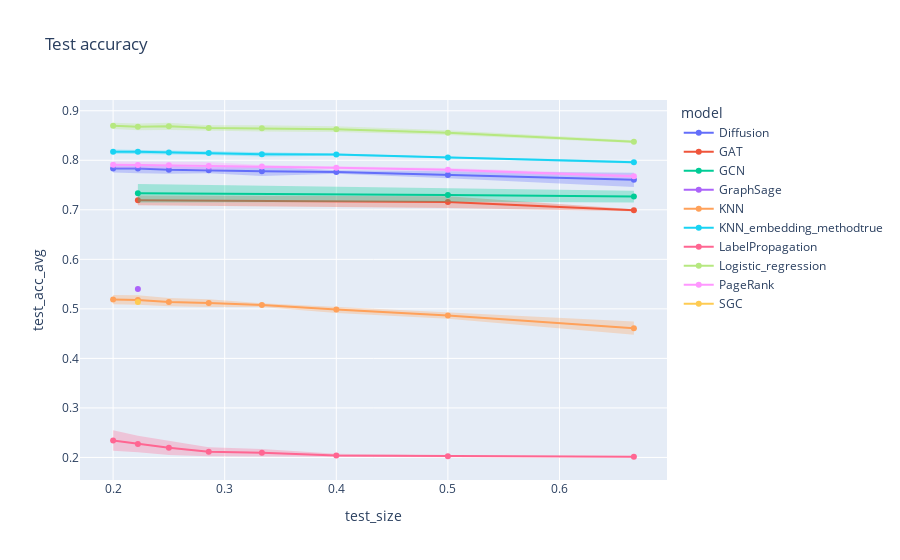

Source (notebook cell):
### Markdown cell above
`Wikivitals-fr`

### Code cell
# Compute average and standard deviation according to values of k
grouped = df_tot.groupby(['dataset', 'model', 'k', 'train_size', 'test_size'])[['train_acc', 'test_acc']].agg({'train_acc': ['mean', 'std'], 'test_acc': ['mean', 'std']}).reset_index()
grouped.columns = ['dataset', 'model', 'k', 'train_size', 'test_size', 'train_acc_avg', 'train_acc_std', 'test_acc_avg', 'test_acc_std', ]
grouped

# Test split
for error_y_mode in {'band'}:
    fig = line(
        data_frame = grouped[grouped['dataset']=='wikivitals-fr'],
        x = 'test_size',
        y = 'test_acc_avg',
        error_y = 'test_acc_std',
        error_y_mode = error_y_mode,
        color = 'model',
        title = f'Test accuracy',
        markers = '.',
    )
    fig.show()

### Figure 1 — Plotly figure (JSON) as saved in the notebook; plotly's stock layout.template omitted (floating-point values rounded to 4 significant figures)
{"data": [{"fill": "toself", "fillcolor": "rgba(99,110,250,.3)", "hoverinfo": "skip", "legendgroup": "Diffusion", "line": {"color": "rgba(255,255,255,0)"}, "showlegend": false, "type": "scatter", "x": [0.6667, 0.5, 0.4, 0.3333, 0.2857, 0.25, 0.2222, 0.2, 0.2, 0.2222, 0.25, 0.2857, 0.3333, 0.4, 0.5, 0.6667], "xaxis": "x", "y": [0.7749, 0.7769, 0.7796, 0.7877, 0.7859, 0.7889, 0.7926, 0.7918, 0.7751, 0.774, 0.7727, 0.7736, 0.7685, 0.7726, 0.7635, 0.7463], "yaxis": "y"}, {"hovertemplate": "model=Diffusion<br>test_size=%{x}<br>test_acc_avg=%{y}<extra></extra>", "legendgroup": "Diffusion", "line": {"color": "#636efa", "dash": "solid"}, "marker": {"symbol": "circle"}, "mode": "markers+lines", "name": "Diffusion", "orientation": "v", "showlegend": true, "type": "scatter", "x": [0.6667, 0.5, 0.4, 0.3333, 0.2857, 0.25, 0.2222, 0.2], "xaxis": "x", "y": [0.7606, 0.7702, 0.7761, 0.7781, 0.7798, 0.7808, 0.7833, 0.7835], "yaxis": "y"}, {"fill": "toself", "fillcolor": "rgba(239,85,59,.3)", "hoverinfo": "skip", "legendgroup": "GAT", "line": {"color": "rgba(255,255,255,0)"}, "showlegend": false, "type": "scatter", "x": [0.6667, 0.5, 0.2222, 0.2222, 0.5, 0.6667], "xaxis": "x", "y": [0.7011, 0.7276, 0.7289, 0.7094, 0.7036, 0.6973], "yaxis": "y"}, {"hovertemplate": "model=GAT<br>test_size=%{x}<br>test_acc_avg=%{y}<extra></extra>", "legendgroup": "GAT", "line": {"color": "#EF553B", "dash": "solid"}, "marker": {"symbol": "circle"}, "mode": "markers+lines", "name": "GAT", "orientation": "v", "showlegend": true, "type": "scatter", "x": [0.6667, 0.5, 0.2222], "xaxis": "x", "y": [0.6992, 0.7156, 0.7192], "yaxis": "y"}, {"fill": "toself", "fillcolor": "rgba(0,204,150,.3)", "hoverinfo": "skip", "legendgroup": "GCN", "line": {"color": "rgba(255,255,255,0)"}, "showlegend": false, "type": "scatter", "x": [0.6667, 0.5, 0.2222, 0.2222, 0.5, 0.6667], "xaxis": "x", "y": [0.7384, 0.7433, 0.7519, 0.7147, 0.7164, 0.7148], "yaxis": "y"}, {"hovertemplate": "model=GCN<br>test_size=%{x}<br>test_acc_avg=%{y}<extra></extra>", "legendgroup": "GCN", "line": {"color": "#00cc96", "dash": "solid"}, "marker": {"symbol": "circle"}, "mode": "markers+lines", "name": "GCN", "orientation": "v", "showlegend": true, "type": "scatter", "x": [0.6667, 0.5, 0.2222], "xaxis": "x", "y": [0.7266, 0.7299, 0.7333], "yaxis": "y"}, {"fill": "toself", "fillcolor": "rgba(171,99,250,.3)", "hoverinfo": "skip", "legendgroup": "GraphSage", "line": {"color": "rgba(255,255,255,0)"}, "showlegend": false, "type": "scatter", "x": [0.2222, 0.2222], "xaxis": "x", "y": [0.5849, 0.4953], "yaxis": "y"}, {"hovertemplate": "model=GraphSage<br>test_size=%{x}<br>test_acc_avg=%{y}<extra></extra>", "legendgroup": "GraphSage", "line": {"color": "#ab63fa", "dash": "solid"}, "marker": {"symbol": "circle"}, "mode": "markers+lines", "name": "GraphSage", "orientation": "v", "showlegend": true, "type": "scatter", "x": [0.2222], "xaxis": "x", "y": [0.5401], "yaxis": "y"}, {"fill": "toself", "fillcolor": "rgba(255,161,90,.3)", "hoverinfo": "skip", "legendgroup": "KNN", "line": {"color": "rgba(255,255,255,0)"}, "showlegend": false, "type": "scatter", "x": [0.6667, 0.5, 0.4, 0.3333, 0.2857, 0.25, 0.2222, 0.2, 0.2, 0.2222, 0.25, 0.2857, 0.3333, 0.4, 0.5, 0.6667], "xaxis": "x", "y": [0.4742, 0.4926, 0.5052, 0.5114, 0.5196, 0.5218, 0.5274, 0.528, 0.5093, 0.5083, 0.5054, 0.504, 0.5039, 0.4918, 0.4802, 0.4478], "yaxis": "y"}, {"hovertemplate": "model=KNN<br>test_size=%{x}<br>test_acc_avg=%{y}<extra></extra>", "legendgroup": "KNN", "line": {"color": "#FFA15A", "dash": "solid"}, "marker": {"symbol": "circle"}, "mode": "markers+lines", "name": "KNN", "orientation": "v", "showlegend": true, "type": "scatter", "x": [0.6667, 0.5, 0.4, 0.3333, 0.2857, 0.25, 0.2222, 0.2], "xaxis": "x", "y": [0.461, 0.4864, 0.4985, 0.5076, 0.5118, 0.5136, 0.5178, 0.5187], "yaxis": "y"}, {"fill": "toself", "fillcolor": "rgba(25,211,243,.3)", "hoverinfo": "skip", "legendgroup": "KNN_embedding_methodtrue", "line": {"color": "rgba(255,255,255,0)"}, "showlegend": false, "type": "scatter", "x": [0.6667, 0.5, 0.4, 0.3333, 0.2857, 0.25, 0.2222, 0.2, 0.2, 0.2222, 0.25, 0.2857, 0.3333, 0.4, 0.5, 0.6667], "xaxis": "x", "y": [0.799, 0.8073, 0.8139, 0.8167, 0.8189, 0.8209, 0.822, 0.8218, 0.813, 0.8125, 0.8107, 0.8106, 0.8078, 0.8091, 0.8037, 0.7932], "yaxis": "y"}, {"hovertemplate": "model=KNN_embedding_methodtrue<br>test_size=%{x}<br>test_acc_avg=%{y}<extra></extra>", "legendgroup": "KNN_embedding_methodtrue", "line": {"color": "#19d3f3", "dash": "solid"}, "marker": {"symbol": "circle"}, "mode": "markers+lines", "name": "KNN_embedding_methodtrue", "orientation": "v", "showlegend": true, "type": "scatter", "x": [0.6667, 0.5, 0.4, 0.3333, 0.2857, 0.25, 0.2222, 0.2], "xaxis": "x", "y": [0.7961, 0.8055, 0.8115, 0.8123, 0.8147, 0.8158, 0.8172, 0.8174], "yaxis": "y"}, {"fill": "toself", "fillcolor": "rgba(255,102,146,.3)", "hoverinfo": "skip", "legendgroup": "LabelPropagation", "line": {"color": "rgba(255,255,255,0)"}, "showlegend": false, "type": "scatter", "x": [0.6667, 0.5, 0.4, 0.3333, 0.2857, 0.25, 0.2222, 0.2, 0.2, 0.2222, 0.25, 0.2857, 0.3333, 0.4, 0.5, 0.6667], "xaxis": "x", "y": [0.2015, 0.204, 0.2074, 0.2173, 0.2204, 0.2341, 0.2439, 0.2548, 0.2135, 0.2104, 0.2051, 0.2024, 0.2017, 0.2004, 0.2005, 0.201], "yaxis": "y"}, {"hovertemplate": "model=LabelPropagation<br>test_size=%{x}<br>test_acc_avg=%{y}<extra></extra>", "legendgroup": "LabelPropagation", "line": {"color": "#FF6692", "dash": "solid"}, "marker": {"symbol": "circle"}, "mode": "markers+lines", "name": "LabelPropagation", "orientation": "v", "showlegend": true, "type": "scatter", "x": [0.6667, 0.5, 0.4, 0.3333, 0.2857, 0.25, 0.2222, 0.2], "xaxis": "x", "y": [0.2013, 0.2023, 0.2039, 0.2095, 0.2114, 0.2196, 0.2271, 0.2341], "yaxis": "y"}, {"fill": "toself", "fillcolor": "rgba(182,232,128,.3)", "hoverinfo": "skip", "legendgroup": "Logistic_regression", "line": {"color": "rgba(255,255,255,0)"}, "showlegend": false, "type": "scatter", "x": [0.6667, 0.5, 0.4, 0.3333, 0.2857, 0.25, 0.2222, 0.2, 0.2, 0.2222, 0.25, 0.2857, 0.3333, 0.4, 0.5, 0.6667], "xaxis": "x", "y": [0.8402, 0.8605, 0.8686, 0.8709, 0.8709, 0.8758, 0.8743, 0.8757, 0.8634, 0.8609, 0.8613, 0.8599, 0.8581, 0.857, 0.851, 0.835], "yaxis": "y"}, {"hovertemplate": "model=Logistic_regression<br>test_size=%{x}<br>test_acc_avg=%{y}<extra></extra>", "legendgroup": "Logistic_regression", "line": {"color": "#B6E880", "dash": "solid"}, "marker": {"symbol": "circle"}, "mode": "markers+lines", "name": "Logistic_regression", "orientation": "v", "showlegend": true, "type": "scatter", "x": [0.6667, 0.5, 0.4, 0.3333, 0.2857, 0.25, 0.2222, 0.2], "xaxis": "x", "y": [0.8376, 0.8558, 0.8628, 0.8645, 0.8654, 0.8685, 0.8676, 0.8695], "yaxis": "y"}, {"fill": "toself", "fillcolor": "rgba(255,151,255,.3)", "hoverinfo": "skip", "legendgroup": "PageRank", "line": {"color": "rgba(255,255,255,0)"}, "showlegend": false, "type": "scatter", "x": [0.6667, 0.5, 0.4, 0.3333, 0.2857, 0.25, 0.2222, 0.2, 0.2, 0.2222, 0.25, 0.2857, 0.3333, 0.4, 0.5, 0.6667], "xaxis": "x", "y": [0.7718, 0.7842, 0.7879, 0.7903, 0.7965, 0.7967, 0.7968, 0.7976, 0.7839, 0.7842, 0.7836, 0.7802, 0.7841, 0.7815, 0.7775, 0.7634], "yaxis": "y"}, {"hovertemplate": "model=PageRank<br>test_size=%{x}<br>test_acc_avg=%{y}<extra></extra>", "legendgroup": "PageRank", "line": {"color": "#FF97FF", "dash": "solid"}, "marker": {"symbol": "circle"}, "mode": "markers+lines", "name": "PageRank", "orientation": "v", "showlegend": true, "type": "scatter", "x": [0.6667, 0.5, 0.4, 0.3333, 0.2857, 0.25, 0.2222, 0.2], "xaxis": "x", "y": [0.7676, 0.7808, 0.7847, 0.7872, 0.7883, 0.7901, 0.7905, 0.7907], "yaxis": "y"}, {"fill": "toself", "fillcolor": "rgba(254,203,82,.3)", "hoverinfo": "skip", "legendgroup": "SGC", "line": {"color": "rgba(255,255,255,0)"}, "showlegend": false, "type": "scatter", "x": [0.2222, 0.2222], "xaxis": "x", "y": [0.5536, 0.4742], "yaxis": "y"}, {"hovertemplate": "model=SGC<br>test_size=%{x}<br>test_acc_avg=%{y}<extra></extra>", "legendgroup": "SGC", "line": {"color": "#FECB52", "dash": "solid"}, "marker": {"symbol": "circle"}, "mode": "markers+lines", "name": "SGC", "orientation": "v", "showlegend": true, "type": "scatter", "x": [0.2222], "xaxis": "x", "y": [0.5139], "yaxis": "y"}], "layout": {"legend": {"title": {"text": "model"}, "tracegroupgap": 0}, "title": {"text": "Test accuracy"}, "xaxis": {"anchor": "y", "domain": [0, 1], "title": {"text": "test_size"}}, "yaxis": {"anchor": "x", "domain": [0, 1], "title": {"text": "test_acc_avg"}}}}
